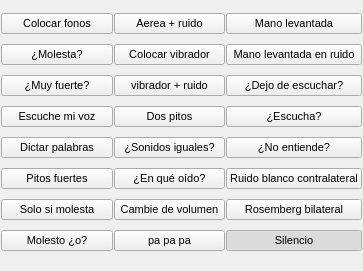
<?xml version="1.0" encoding="UTF-8"?>
<ui version="4.0">
 <class>Form</class>
 <widget class="QWidget" name="Form">
  <property name="geometry">
   <rect>
    <x>0</x>
    <y>0</y>
    <width>363</width>
    <height>271</height>
   </rect>
  </property>
  <property name="windowTitle">
   <string>Form</string>
  </property>
  <layout class="QGridLayout" name="gridLayout">
   <property name="leftMargin">
    <number>1</number>
   </property>
   <property name="topMargin">
    <number>4</number>
   </property>
   <property name="rightMargin">
    <number>1</number>
   </property>
   <property name="bottomMargin">
    <number>4</number>
   </property>
   <property name="spacing">
    <number>1</number>
   </property>
   <item row="14" column="2">
    <widget class="QPushButton" name="btn_act19">
     <property name="font">
      <font>
       <pointsize>8</pointsize>
      </font>
     </property>
     <property name="toolTip">
      <string>&lt;html&gt;&lt;head/&gt;&lt;body&gt;&lt;p&gt;&lt;span style=&quot; background-color:transparent;&quot;&gt;Silencio&lt;/span&gt;&lt;/p&gt;&lt;/body&gt;&lt;/html&gt;</string>
     </property>
     <property name="text">
      <string>Silencio</string>
     </property>
     <property name="checkable">
      <bool>true</bool>
     </property>
     <property name="checked">
      <bool>true</bool>
     </property>
     <property name="autoExclusive">
      <bool>true</bool>
     </property>
     <attribute name="buttonGroup">
      <string notr="true">buttonGroup</string>
     </attribute>
    </widget>
   </item>
   <item row="10" column="0">
    <widget class="QPushButton" name="btn_act5">
     <property name="font">
      <font>
       <pointsize>8</pointsize>
      </font>
     </property>
     <property name="toolTip">
      <string>&lt;html&gt;&lt;head/&gt;&lt;body&gt;&lt;p&gt;&lt;span style=&quot; background-color:transparent;&quot;&gt;AHORA LE VOY A DICTAR UNAS PALABRAS, NECESITO QUE LAS REPITA EN VOZ ALTA Y REPITA SOLO LO QUE ENTIENDA. &lt;/span&gt;&lt;/p&gt;&lt;/body&gt;&lt;/html&gt;</string>
     </property>
     <property name="text">
      <string>Dictar palabras</string>
     </property>
     <property name="checkable">
      <bool>true</bool>
     </property>
     <property name="autoExclusive">
      <bool>true</bool>
     </property>
     <attribute name="buttonGroup">
      <string notr="true">buttonGroup</string>
     </attribute>
    </widget>
   </item>
   <item row="6" column="0">
    <widget class="QPushButton" name="btn_act8">
     <property name="font">
      <font>
       <pointsize>8</pointsize>
      </font>
     </property>
     <property name="toolTip">
      <string>&lt;html&gt;&lt;head/&gt;&lt;body&gt;&lt;p&gt;&lt;span style=&quot; background-color:transparent;&quot;&gt;¿MOLESTA CUANDO LE HABLO?&lt;/span&gt;&lt;/p&gt;&lt;/body&gt;&lt;/html&gt;</string>
     </property>
     <property name="text">
      <string>¿Molesta?</string>
     </property>
     <property name="checkable">
      <bool>true</bool>
     </property>
     <property name="autoExclusive">
      <bool>true</bool>
     </property>
     <attribute name="buttonGroup">
      <string notr="true">buttonGroup</string>
     </attribute>
    </widget>
   </item>
   <item row="12" column="0">
    <widget class="QPushButton" name="btn_act2">
     <property name="font">
      <font>
       <pointsize>8</pointsize>
      </font>
     </property>
     <property name="toolTip">
      <string>&lt;html&gt;&lt;head/&gt;&lt;body&gt;&lt;p&gt;&lt;span style=&quot; background-color:transparent;&quot;&gt;AHORA LE VOY A COLOCAR UNOS PITOS FUERTES, VAN A HACER TODOS FUERTES E IRÁN AUMENTANDO EN VOLUMEN, SERÁN CADA VEZ MÁS FUERTES. NECESITO QUE ME AVISE SI ALGUNO DE ESOS PITOS FUERTES A USTED LE MOLESTA. &lt;/span&gt;&lt;/p&gt;&lt;/body&gt;&lt;/html&gt;</string>
     </property>
     <property name="text">
      <string>Pitos fuertes</string>
     </property>
     <property name="checkable">
      <bool>true</bool>
     </property>
     <property name="autoExclusive">
      <bool>true</bool>
     </property>
     <attribute name="buttonGroup">
      <string notr="true">buttonGroup</string>
     </attribute>
    </widget>
   </item>
   <item row="4" column="0">
    <widget class="QPushButton" name="btn_act1">
     <property name="font">
      <font>
       <pointsize>8</pointsize>
      </font>
     </property>
     <property name="toolTip">
      <string>&lt;html&gt;&lt;head/&gt;&lt;body&gt;&lt;p&gt;&lt;span style=&quot; background-color:transparent;&quot;&gt;LE VOY A COLOCAR ESTOS FONOS, POR ESTOS FONOS USTED VA A ESCUCHAR UNOS PITOS, CADA PITO QUE ESCUCHE NECESITO QUE LEVANTE LA MANO, AUNQUE SUENEN MUY PEQUEÑOS, ME AVISA TODOS LOS PITOS QUE ESCUCHE. &lt;/span&gt;&lt;/p&gt;&lt;/body&gt;&lt;/html&gt;</string>
     </property>
     <property name="text">
      <string>Colocar fonos</string>
     </property>
     <property name="checkable">
      <bool>true</bool>
     </property>
     <property name="autoExclusive">
      <bool>true</bool>
     </property>
     <attribute name="buttonGroup">
      <string notr="true">buttonGroup</string>
     </attribute>
    </widget>
   </item>
   <item row="8" column="0">
    <widget class="QPushButton" name="btn_act7">
     <property name="font">
      <font>
       <pointsize>8</pointsize>
      </font>
     </property>
     <property name="toolTip">
      <string>&lt;html&gt;&lt;head/&gt;&lt;body&gt;&lt;p&gt;&lt;span style=&quot; background-color:transparent;&quot;&gt;¿ESTA MUY FUERTE MI VOZ?&lt;/span&gt;&lt;/p&gt;&lt;/body&gt;&lt;/html&gt;</string>
     </property>
     <property name="text">
      <string>¿Muy fuerte?</string>
     </property>
     <property name="checkable">
      <bool>true</bool>
     </property>
     <property name="autoExclusive">
      <bool>true</bool>
     </property>
     <attribute name="buttonGroup">
      <string notr="true">buttonGroup</string>
     </attribute>
    </widget>
   </item>
   <item row="13" column="0">
    <widget class="QPushButton" name="btn_act3">
     <property name="font">
      <font>
       <pointsize>8</pointsize>
      </font>
     </property>
     <property name="toolTip">
      <string>&lt;html&gt;&lt;head/&gt;&lt;body&gt;&lt;p&gt;&lt;span style=&quot; background-color:transparent;&quot;&gt;SOLO SI MOLESTA EL PITO FUERTE LEVANTE LA MANO. &lt;/span&gt;&lt;/p&gt;&lt;/body&gt;&lt;/html&gt;</string>
     </property>
     <property name="text">
      <string>Solo si molesta</string>
     </property>
     <property name="checkable">
      <bool>true</bool>
     </property>
     <property name="autoExclusive">
      <bool>true</bool>
     </property>
     <attribute name="buttonGroup">
      <string notr="true">buttonGroup</string>
     </attribute>
    </widget>
   </item>
   <item row="14" column="0">
    <widget class="QPushButton" name="pushButton">
     <property name="font">
      <font>
       <pointsize>8</pointsize>
      </font>
     </property>
     <property name="toolTip">
      <string>&lt;html&gt;&lt;head/&gt;&lt;body&gt;&lt;p&gt;&lt;span style=&quot; background-color:transparent;&quot;&gt;¿ESE SONIDO LE MOLESTO O SOLO LO ESCUCHO FUERTE?&lt;/span&gt;&lt;/p&gt;&lt;/body&gt;&lt;/html&gt;</string>
     </property>
     <property name="text">
      <string>Molesto ¿o?</string>
     </property>
     <property name="checkable">
      <bool>true</bool>
     </property>
     <property name="autoExclusive">
      <bool>true</bool>
     </property>
     <attribute name="buttonGroup">
      <string notr="true">buttonGroup</string>
     </attribute>
    </widget>
   </item>
   <item row="9" column="0">
    <widget class="QPushButton" name="btn_act4">
     <property name="font">
      <font>
       <pointsize>8</pointsize>
      </font>
     </property>
     <property name="toolTip">
      <string>&lt;html&gt;&lt;head/&gt;&lt;body&gt;&lt;p&gt;&lt;span style=&quot; background-color:transparent;&quot;&gt;APENAS ESCUCHE MI VOZ, LEVANTE LA MANO. &lt;/span&gt;&lt;/p&gt;&lt;/body&gt;&lt;/html&gt;</string>
     </property>
     <property name="text">
      <string>Escuche mi voz</string>
     </property>
     <property name="checkable">
      <bool>true</bool>
     </property>
     <property name="autoExclusive">
      <bool>true</bool>
     </property>
     <attribute name="buttonGroup">
      <string notr="true">buttonGroup</string>
     </attribute>
    </widget>
   </item>
   <item row="8" column="1">
    <widget class="QPushButton" name="btn_act18">
     <property name="font">
      <font>
       <pointsize>8</pointsize>
      </font>
     </property>
     <property name="toolTip">
      <string>&lt;html&gt;&lt;head/&gt;&lt;body&gt;&lt;p&gt;&lt;span style=&quot; background-color:transparent;&quot;&gt;LE VOY A COLOCAR ESTE APARATO DETRÁS DE SU OREJA, NECESITO QUE ME AVISE LOS PITOS AUNQUE SUENEN MUY BAJITOS. POR LA OTRA OREJA VA UN RUIDO, A ESE RUIDO NECESITO QUE NO LE HAGA CASO Y ME SIGA AVISANDO LOS PITOS QUE ESCUCHE.&lt;/span&gt;&lt;/p&gt;&lt;/body&gt;&lt;/html&gt;</string>
     </property>
     <property name="text">
      <string>vibrador + ruido</string>
     </property>
     <property name="checkable">
      <bool>true</bool>
     </property>
     <property name="autoExclusive">
      <bool>true</bool>
     </property>
     <attribute name="buttonGroup">
      <string notr="true">buttonGroup</string>
     </attribute>
    </widget>
   </item>
   <item row="6" column="1">
    <widget class="QPushButton" name="btn_act17">
     <property name="font">
      <font>
       <pointsize>8</pointsize>
      </font>
     </property>
     <property name="toolTip">
      <string>&lt;html&gt;&lt;head/&gt;&lt;body&gt;&lt;p&gt;&lt;span style=&quot; background-color:transparent;&quot;&gt;LE VOY A COLOCAR ESTE APARATO DETRÁS DE SU OREJA, NECESITO QUE ME AVISE LOS PITOS IGUAL QUE AL COMIENZO DEL EXAMEN, AUNQUE SUENEN MUY BAJOS.&lt;/span&gt;&lt;/p&gt;&lt;/body&gt;&lt;/html&gt;</string>
     </property>
     <property name="text">
      <string>Colocar vibrador</string>
     </property>
     <property name="checkable">
      <bool>true</bool>
     </property>
     <property name="autoExclusive">
      <bool>true</bool>
     </property>
     <attribute name="buttonGroup">
      <string notr="true">buttonGroup</string>
     </attribute>
    </widget>
   </item>
   <item row="4" column="1">
    <widget class="QPushButton" name="pushButton_2">
     <property name="font">
      <font>
       <pointsize>8</pointsize>
      </font>
     </property>
     <property name="toolTip">
      <string>&lt;html&gt;&lt;head/&gt;&lt;body&gt;&lt;p&gt;&lt;span style=&quot; background-color:transparent;&quot;&gt;AHORA VA ESCUCHAR UN RUIDO POR LA OTRA OREJITA, NECESITO QUE NO LE HAGA CASO A ESE RUIDO Y ME SIGA AVISANDO LOS SONIDOS DE ESTA OREJITA&lt;/span&gt;&lt;/p&gt;&lt;/body&gt;&lt;/html&gt;</string>
     </property>
     <property name="text">
      <string>Aerea + ruido</string>
     </property>
     <property name="checkable">
      <bool>true</bool>
     </property>
     <property name="autoExclusive">
      <bool>true</bool>
     </property>
     <attribute name="buttonGroup">
      <string notr="true">buttonGroup</string>
     </attribute>
    </widget>
   </item>
   <item row="9" column="1">
    <widget class="QPushButton" name="btn_act12">
     <property name="font">
      <font>
       <pointsize>8</pointsize>
      </font>
     </property>
     <property name="toolTip">
      <string>&lt;html&gt;&lt;head/&gt;&lt;body&gt;&lt;p&gt;&lt;span style=&quot; background-color:transparent;&quot;&gt;VA A ESCUCHAR DOS PITOS, DE FORMA ALTERNADA, UN OÍDO PRIMERO Y OTRO DESPUÉS. NECESITO QUE ME DIGA SI LOS ESCUCHA IGUAL EN VOLUMEN O UNO MÁS FUERTE QUE OTRO. &lt;/span&gt;&lt;/p&gt;&lt;/body&gt;&lt;/html&gt;</string>
     </property>
     <property name="text">
      <string>Dos pitos</string>
     </property>
     <property name="checkable">
      <bool>true</bool>
     </property>
     <property name="autoExclusive">
      <bool>true</bool>
     </property>
     <attribute name="buttonGroup">
      <string notr="true">buttonGroup</string>
     </attribute>
    </widget>
   </item>
   <item row="10" column="1">
    <widget class="QPushButton" name="btn_act14">
     <property name="font">
      <font>
       <pointsize>8</pointsize>
      </font>
     </property>
     <property name="toolTip">
      <string>&lt;html&gt;&lt;head/&gt;&lt;body&gt;&lt;p&gt;&lt;span style=&quot; background-color:transparent;&quot;&gt;¿LOS ESCUCHO IGUALES? &lt;/span&gt;&lt;/p&gt;&lt;/body&gt;&lt;/html&gt;</string>
     </property>
     <property name="text">
      <string>¿Sonidos iguales?</string>
     </property>
     <property name="checkable">
      <bool>true</bool>
     </property>
     <property name="autoExclusive">
      <bool>true</bool>
     </property>
     <attribute name="buttonGroup">
      <string notr="true">buttonGroup</string>
     </attribute>
    </widget>
   </item>
   <item row="13" column="1">
    <widget class="QPushButton" name="btn_act15">
     <property name="font">
      <font>
       <pointsize>8</pointsize>
      </font>
     </property>
     <property name="toolTip">
      <string>&lt;html&gt;&lt;head/&gt;&lt;body&gt;&lt;p&gt;&lt;span style=&quot; background-color:transparent;&quot;&gt;VA ESCUCHAR UN PITO DE FORMA CONTINUA. NECESITO QUE ME AVISE CUANDO ESE PITO CAMBIE DE VOLUMEN LEVANTANDO LA MANO CADA VEZ QUE OCURRA. &lt;/span&gt;&lt;/p&gt;&lt;/body&gt;&lt;/html&gt;</string>
     </property>
     <property name="text">
      <string>Cambie de volumen</string>
     </property>
     <property name="checkable">
      <bool>true</bool>
     </property>
     <property name="autoExclusive">
      <bool>true</bool>
     </property>
     <attribute name="buttonGroup">
      <string notr="true">buttonGroup</string>
     </attribute>
    </widget>
   </item>
   <item row="12" column="1">
    <widget class="QPushButton" name="btn_act13">
     <property name="font">
      <font>
       <pointsize>8</pointsize>
      </font>
     </property>
     <property name="toolTip">
      <string>&lt;html&gt;&lt;head/&gt;&lt;body&gt;&lt;p&gt;&lt;span style=&quot; background-color:transparent;&quot;&gt;¿QUÉ OÍDO ESCUCHO MÁS FUERTE?&lt;/span&gt;&lt;/p&gt;&lt;/body&gt;&lt;/html&gt;</string>
     </property>
     <property name="text">
      <string>¿En qué oído?</string>
     </property>
     <property name="checkable">
      <bool>true</bool>
     </property>
     <property name="autoExclusive">
      <bool>true</bool>
     </property>
     <attribute name="buttonGroup">
      <string notr="true">buttonGroup</string>
     </attribute>
    </widget>
   </item>
   <item row="9" column="2">
    <widget class="QPushButton" name="btn_act6">
     <property name="font">
      <font>
       <pointsize>8</pointsize>
      </font>
     </property>
     <property name="toolTip">
      <string>&lt;html&gt;&lt;head/&gt;&lt;body&gt;&lt;p&gt;&lt;span style=&quot; background-color:transparent;&quot;&gt;¿ME ESCUCHA?&lt;/span&gt;&lt;/p&gt;&lt;/body&gt;&lt;/html&gt;</string>
     </property>
     <property name="text">
      <string>¿Escucha?</string>
     </property>
     <property name="checkable">
      <bool>true</bool>
     </property>
     <property name="autoExclusive">
      <bool>true</bool>
     </property>
     <attribute name="buttonGroup">
      <string notr="true">buttonGroup</string>
     </attribute>
    </widget>
   </item>
   <item row="8" column="2">
    <widget class="QPushButton" name="btn_act11">
     <property name="font">
      <font>
       <pointsize>8</pointsize>
      </font>
     </property>
     <property name="toolTip">
      <string>&lt;html&gt;&lt;head/&gt;&lt;body&gt;&lt;p&gt;&lt;span style=&quot; background-color:transparent;&quot;&gt;¿LO DEJÓ DE ESCUCHAR?&lt;/span&gt;&lt;/p&gt;&lt;/body&gt;&lt;/html&gt;</string>
     </property>
     <property name="text">
      <string>¿Dejo de escuchar?</string>
     </property>
     <property name="checkable">
      <bool>true</bool>
     </property>
     <property name="autoExclusive">
      <bool>true</bool>
     </property>
     <attribute name="buttonGroup">
      <string notr="true">buttonGroup</string>
     </attribute>
    </widget>
   </item>
   <item row="6" column="2">
    <widget class="QPushButton" name="btn_act16">
     <property name="font">
      <font>
       <pointsize>8</pointsize>
      </font>
     </property>
     <property name="toolTip">
      <string>&lt;html&gt;&lt;head/&gt;&lt;body&gt;&lt;p&gt;&lt;span style=&quot; background-color:transparent;&quot;&gt;VA SENTIR UN RUIDO FUERTE POR EL OÍDO Y UN PITO POR EL MISMO OÍDO, NECESITO QUE MANTENGA LA MANO LEVANTADA TODO EL MOMENTO QUE ESCUCHE EL PITO, SOLO SI LO DEJA DE ESCUCHAR EL PITO BAJARÁ LA MANO, SI ESCUCHA MÁS BAJO EL PITO MANTENGA LA MANO LEVANTADA. &lt;/span&gt;&lt;/p&gt;&lt;/body&gt;&lt;/html&gt;</string>
     </property>
     <property name="text">
      <string>Mano levantada en ruido</string>
     </property>
     <property name="checkable">
      <bool>true</bool>
     </property>
     <property name="autoExclusive">
      <bool>true</bool>
     </property>
     <attribute name="buttonGroup">
      <string notr="true">buttonGroup</string>
     </attribute>
    </widget>
   </item>
   <item row="4" column="2">
    <widget class="QPushButton" name="btn_act10">
     <property name="font">
      <font>
       <pointsize>8</pointsize>
      </font>
     </property>
     <property name="toolTip">
      <string>&lt;html&gt;&lt;head/&gt;&lt;body&gt;&lt;p&gt;&lt;span style=&quot; background-color:transparent;&quot;&gt;VA A ESCUCHAR UN PITO CONTINUO, NECESITO QUE MANTENGA LA MANO LEVANTADA TODO EL MOMENTO QUE ESCUCHE EL PITO. SI LO DEJA DE ESCUCHAR BAJA LA MANO. SI LO ESCUCHA MÁS DESPACIO MANTENGA LA MANO LEVANTADA. &lt;/span&gt;&lt;/p&gt;&lt;/body&gt;&lt;/html&gt;</string>
     </property>
     <property name="text">
      <string>Mano levantada</string>
     </property>
     <property name="checkable">
      <bool>true</bool>
     </property>
     <property name="autoExclusive">
      <bool>true</bool>
     </property>
     <attribute name="buttonGroup">
      <string notr="true">buttonGroup</string>
     </attribute>
    </widget>
   </item>
   <item row="12" column="2">
    <widget class="QPushButton" name="btn_act20">
     <property name="font">
      <font>
       <pointsize>8</pointsize>
      </font>
     </property>
     <property name="toolTip">
      <string>&lt;html&gt;&lt;head/&gt;&lt;body&gt;&lt;p&gt;&lt;span style=&quot; background-color:transparent;&quot;&gt;VA A ESCUCHAR UN PITO POR UN OÍDO Y UN RUIDO BLANCO POR EL OTRO OÍDO AL MISMO TIEMPO, NECESITO QUE MANTENGA LA MANO LEVANTADA TODO EL MOMENTO QUE ESCUCHE EL PITO, SOLO SI LO DEJA DE ESCUCHAR EL PITO BAJARÁ LA MANO, SI ESCUCHA MÁS BAJO EL PITO MANTENGA LA MANO LEVANTADA. &lt;/span&gt;&lt;/p&gt;&lt;/body&gt;&lt;/html&gt;</string>
     </property>
     <property name="text">
      <string>Ruido blanco contralateral</string>
     </property>
     <property name="checkable">
      <bool>true</bool>
     </property>
     <property name="autoExclusive">
      <bool>true</bool>
     </property>
     <attribute name="buttonGroup">
      <string notr="true">buttonGroup</string>
     </attribute>
    </widget>
   </item>
   <item row="13" column="2">
    <widget class="QPushButton" name="btn_act21">
     <property name="font">
      <font>
       <pointsize>8</pointsize>
      </font>
     </property>
     <property name="toolTip">
      <string>&lt;html&gt;&lt;head/&gt;&lt;body&gt;&lt;p&gt;&lt;span style=&quot; background-color:transparent;&quot;&gt;VA A ESCUCHAR UN PITO CONTINUO POR UN OÍDO A LA VEZ, NECESITO QUE MANTENGA LA MANO LEVANTADA TODO EL MOMENTO QUE ESCUCHE EL PITO, SOLO SI LO DEJA DE ESCUCHAR EL PITO BAJARÁ LA MANO, SI ESCUCHA MÁS BAJO EL PITO MANTENGA LA MANO LEVANTADA. &lt;/span&gt;&lt;/p&gt;&lt;/body&gt;&lt;/html&gt;</string>
     </property>
     <property name="text">
      <string>Rosemberg bilateral</string>
     </property>
     <property name="checkable">
      <bool>true</bool>
     </property>
     <property name="autoExclusive">
      <bool>true</bool>
     </property>
     <attribute name="buttonGroup">
      <string notr="true">buttonGroup</string>
     </attribute>
    </widget>
   </item>
   <item row="10" column="2">
    <widget class="QPushButton" name="btn_act9">
     <property name="font">
      <font>
       <pointsize>8</pointsize>
      </font>
     </property>
     <property name="toolTip">
      <string>&lt;html&gt;&lt;head/&gt;&lt;body&gt;&lt;p&gt;&lt;span style=&quot; background-color:transparent;&quot;&gt;¿ESCUCHA PERO NO ENTIENDE?&lt;/span&gt;&lt;/p&gt;&lt;/body&gt;&lt;/html&gt;</string>
     </property>
     <property name="text">
      <string>¿No entiende?</string>
     </property>
     <property name="checkable">
      <bool>true</bool>
     </property>
     <property name="autoExclusive">
      <bool>true</bool>
     </property>
     <attribute name="buttonGroup">
      <string notr="true">buttonGroup</string>
     </attribute>
    </widget>
   </item>
   <item row="14" column="1">
    <widget class="QPushButton" name="pushButton_3">
     <property name="font">
      <font>
       <pointsize>8</pointsize>
      </font>
     </property>
     <property name="text">
      <string>pa pa pa</string>
     </property>
     <property name="checkable">
      <bool>true</bool>
     </property>
     <property name="autoExclusive">
      <bool>true</bool>
     </property>
     <attribute name="buttonGroup">
      <string notr="true">buttonGroup</string>
     </attribute>
    </widget>
   </item>
  </layout>
 </widget>
 <resources/>
 <connections/>
 <buttongroups>
  <buttongroup name="buttonGroup"/>
 </buttongroups>
</ui>
